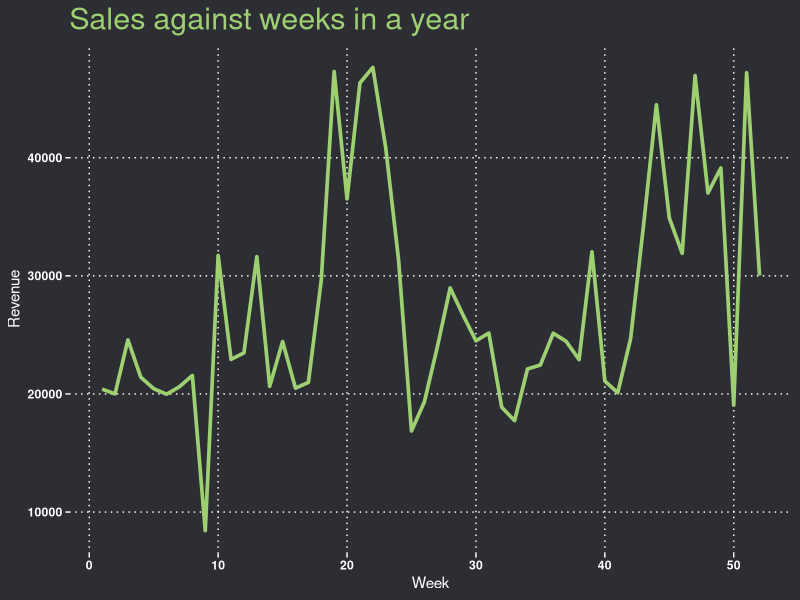
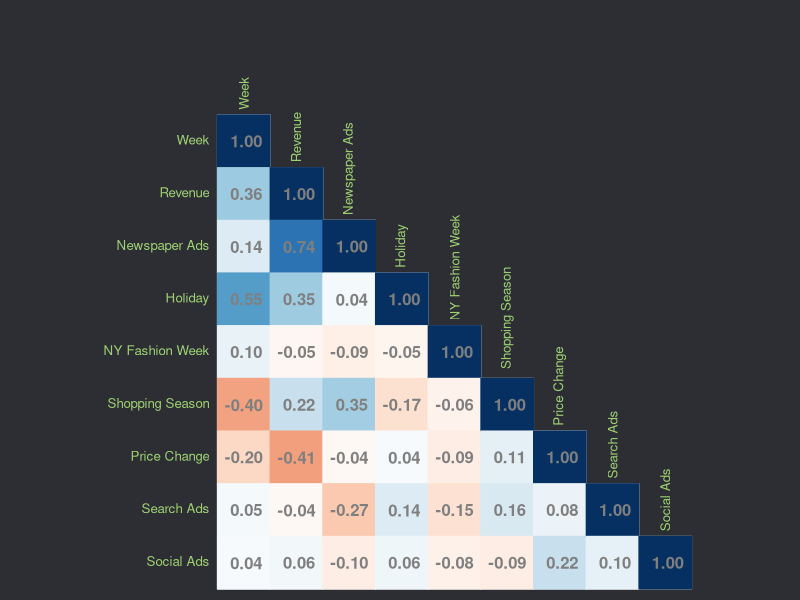

These charts were generated, in order, by the following R code:
## ---- chunk 1
knitr::opts_chunk$set(echo = TRUE)
## ---- chunk 2
library(tidyverse)
library(corrplot)

ggsonokai <- function() {
  theme(
    # add border 1)
    panel.border = element_rect(colour = NA, fill = NA, linetype = 2),
    # color background 2)
    plot.background = element_rect(fill = "#2C2E34", color = "#2C2E34"),
    panel.background = element_rect(fill = "#2C2E34"),
    # modify grid 3)
    panel.grid.major.x = element_line(colour = "white", linetype = 3, size = 0.5),
    panel.grid.minor.x = element_blank(),
    panel.grid.major.y =  element_line(colour = "white", linetype = 3, size = 0.5),
    panel.grid.minor.y = element_blank(),
    # modify text, axis and colour 4) and 5)
    title = element_text(color = "#9ED072"),
    axis.text = element_text(colour = "white", face = "bold"),
    axis.title = element_text(colour = "white"),
    axis.ticks = element_line(colour = "white"),
    # legend at the bottom 6)
    legend.position = "bottom"
  )
}
## ---- chunk 3
mmm_data = read.csv("mmm_fashion_simulated.csv")
mmm_data$X = NULL
## ---- chunk 4
knitr::kable(head(mmm_data))
## ---- chunk 5
ggplot(data=mmm_data, aes(x=week, y=revenue)) +
  geom_line(color = "#9ED072", linewidth = 1.25) +
  labs(title = "Sales against weeks in a year",
       y = "Revenue",
       x = "Week") +
  theme(plot.title = element_text(size=22)) +
  ggsonokai()
## ---- chunk 6
M = cor(mmm_data)
colnames(M) = c("Week", "Revenue", "Newspaper Ads", "Holiday", "NY Fashion Week", " Shopping Season", "Price Change", "Search Ads", "Social Ads")
rownames(M) = c("Week", "Revenue", "Newspaper Ads", "Holiday", "NY Fashion Week", " Shopping Season", "Price Change", "Search Ads", "Social Ads")
par(bg = "#2C2E34")
corrplot(M, method="color", type = "lower", tl.cex = 0.8, tl.col = "#9ED072", cl.pos = 'n', addCoef.col = 'grey50')
